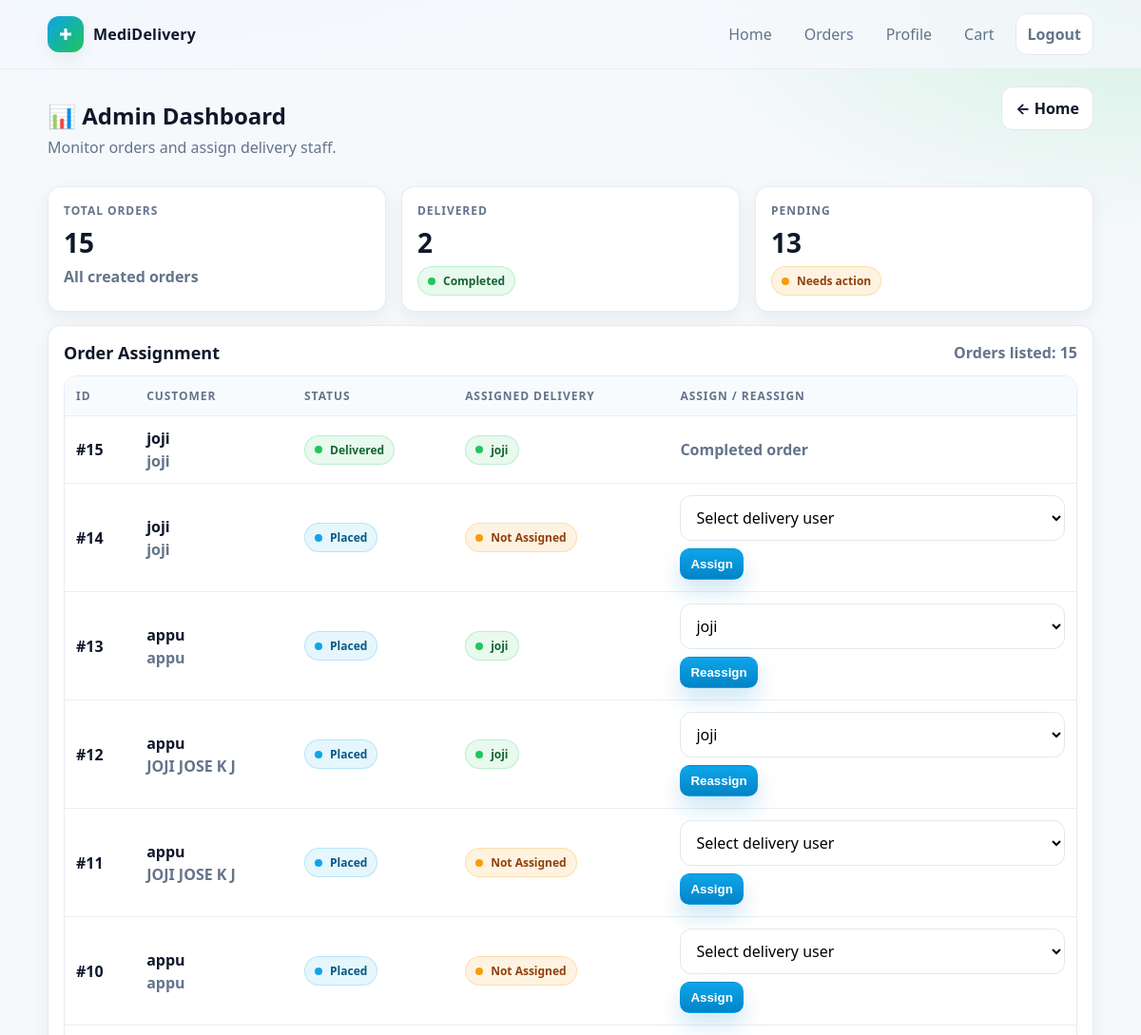
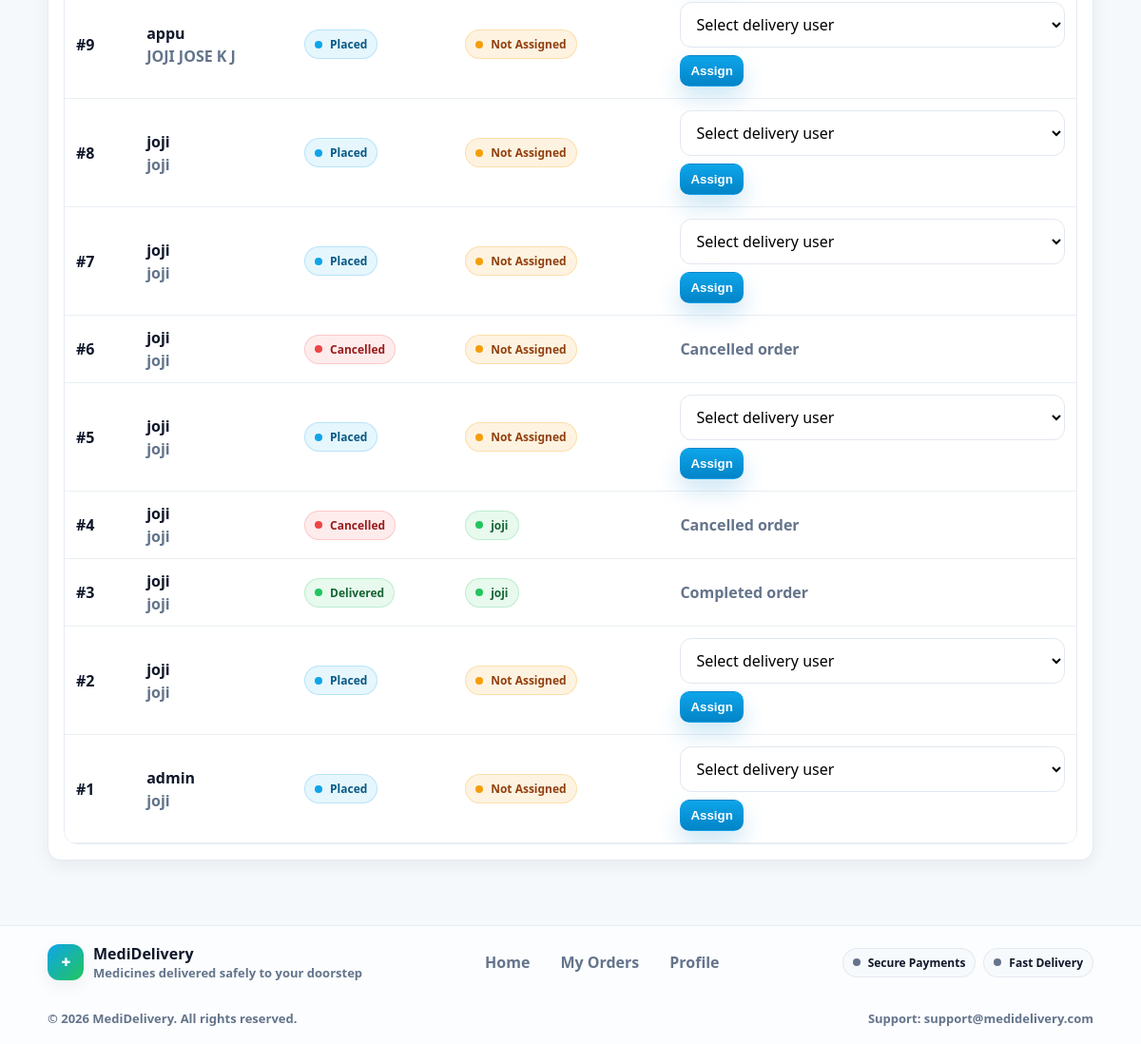
Page /admin-panel/admin-dashboard/ (signed in) on the committed database (2 pictures, top to bottom).
### core/models.py (models this page shows, shortened)
class Order(models.Model):
    STATUS_CHOICES = [
        ("placed", "Placed"),
        ("packed", "Packed"),
        ("shipped", "Shipped"),
        ("delivered", "Delivered"),
        ("cancelled", "Cancelled"),
    ]
    user = models.ForeignKey(User, on_delete=models.CASCADE)
    full_name = models.CharField(max_length=200)
    phone = models.CharField(max_length=20)
    address = models.TextField()
    status = models.CharField(max_length=20, choices=STATUS_CHOICES, default="placed")
    created_at = models.DateTimeField(auto_now_add=True)
    assigned_delivery = models.ForeignKey(
                        User,
                        on_delete=models.SET_NULL,
                        null=True,
                        blank=True,
                        related_name="assigned_orders"
    )
    PAYMENT_CHOICES = [
        ("cod", "Cash on Delivery"),
        ("razorpay", "Razorpay"),
    ]
    payment_method = models.CharField(max_length=20, choices=PAYMENT_CHOICES, default="cod")
    is_paid = models.BooleanField(default=False)
    razorpay_order_id = models.CharField(max_length=100, blank=True, null=True)
    razorpay_payment_id = models.CharField(max_length=100, blank=True, null=True)
    razorpay_signature = models.CharField(max_length=255, blank=True, null=True)

### adminapp/utils.py (the view)
    def wrapper(request, *args, **kwargs):
        if not request.user.is_authenticated:
            return redirect("adminapp:admin_login")
        if request.user.profile.role != "admin":
            return redirect("core:home")
        return view_func(request, *args, **kwargs)

### adminapp/utils.py (called while the page is built)
def admin_required(view_func):
    def wrapper(request, *args, **kwargs):
        if not request.user.is_authenticated:
            return redirect("adminapp:admin_login")
        if request.user.profile.role != "admin":
            return redirect("core:home")
        return view_func(request, *args, **kwargs)
    return wrapper

### adminapp/views.py (called while the page is built)
@admin_required
def admin_dashboard(request):
    orders = Order.objects.all().order_by("-created_at")
    delivery_users = User.objects.filter(profile__role="delivery")
    total = orders.count()
    delivered = orders.filter(status="delivered").count()
    pending = orders.exclude(status="delivered").count()
    return render(request, "admin/admin_dashboard.html", {
        "orders": orders,
        "delivery_users": delivery_users,
        "total": total,
        "delivered": delivered,
        "pending": pending,
    })

### adminapp/templates/admin/admin_dashboard.html (shortened to what this page needs)
{% extends "base.html" %}
{% block content %}
<div style="display:flex; align-items:flex-start; justify-content:space-between; gap:12px; flex-wrap:wrap;">
  <div>
    <h1 class="page-title">📊 Admin Dashboard</h1>
    <p class="page-subtitle">Monitor orders and assign delivery staff.</p>
  </div>
  <a class="btn btn-outline" href="{% url 'core:home' %}">← Home</a>
</div>
<div class="grid grid-3" style="margin-top:14px;">
  <div class="card">
    <div class="card-body">
      <div class="muted" style="font-weight:900; font-size:12px; letter-spacing:.08em; text-transform:uppercase;">
        Total Orders
      </div>
      <div style="font-size:28px; font-weight:900; margin-top:6px;">{{ total }}</div>
      <div class="muted" style="margin-top:6px; font-weight:800;">All created orders</div>
    </div>
  </div>
  <div class="card">
    <div class="card-body">
      <div class="muted" style="font-weight:900; font-size:12px; letter-spacing:.08em; text-transform:uppercase;">
        Delivered
      </div>
      <div style="font-size:28px; font-weight:900; margin-top:6px;">{{ delivered }}</div>
      <div style="margin-top:6px;">
        <span class="badge badge-success"><span class="dot"></span>Completed</span>
      </div>
    </div>
  </div>
  <div class="card">
    <div class="card-body">
      <div class="muted" style="font-weight:900; font-size:12px; letter-spacing:.08em; text-transform:uppercase;">
        Pending
      </div>
      <div style="font-size:28px; font-weight:900; margin-top:6px;">{{ pending }}</div>
      <div style="margin-top:6px;">
        <span class="badge badge-warning"><span class="dot"></span>Needs action</span>
      </div>
    </div>
  </div>
</div>
<div class="card" style="margin-top:14px;">
  <div class="card-body">
    <div style="display:flex; justify-content:space-between; align-items:center; gap:10px; flex-wrap:wrap;">
      <h3 class="card-title" style="margin:0;">Order Assignment</h3>
      <div class="muted" style="font-weight:800;">Orders listed: {{ orders|length }}</div>
    </div>
    {% if orders %}
      <div class="table-wrap" style="margin-top:12px;">
        <table>
          <thead>
            <tr>
              <th>ID</th>
              <th>Customer</th>
              <th>Status</th>
              <th>Assigned Delivery</th>
              <th>Assign / Reassign</th>
            </tr>
          </thead>
          <tbody>
            {% for o in orders %}
            <tr>
              <td style="font-weight:900;">#{{ o.id }}</td>
              <td style="white-space:normal;">
                <div style="font-weight:900;">{{ o.user.username }}</div>
                {% if o.full_name %}
                  <div class="muted" style="font-weight:800; margin-top:2px;">{{ o.full_name }}</div>
                {% endif %}
              </td>
              <td>
                {% if o.status == "placed" %}
                  <span class="badge badge-info"><span class="dot"></span>Placed</span>
                {% elif o.status == "packed" %}
                  <span class="badge badge-warning"><span class="dot"></span>Packed</span>
                {% elif o.status == "shipped" %}
                  <span class="badge badge-info"><span class="dot"></span>Shipped</span>
                {% elif o.status == "delivered" %}
                  <span class="badge badge-success"><span class="dot"></span>Delivered</span>
                {% elif o.status == "cancelled" %}
                  <span class="badge badge-danger"><span class="dot"></span>Cancelled</span>
                {% else %}
                  <span class="badge"><span class="dot"></span>{{ o.status|title }}</span>
                {% endif %}
              </td>
              <td style="white-space:normal;">
                {% if o.assigned_delivery %}
                  <span class="badge badge-success"><span class="dot"></span>{{ o.assigned_delivery.username }}</span>
                {% else %}
                  <span class="badge badge-warning"><span class="dot"></span>Not Assigned</span>
                {% endif %}
              </td>
              <td style="min-width:240px;">
                {% if o.status == "cancelled" or o.status == "delivered" %}
                  <span class="muted" style="font-weight:800;">
                    {% if o.status == "delivered" %}
                      Completed order
                    {% else %}
                      Cancelled order
                    {% endif %}
                  </span>
                {% else %}
                  <form method="post" action="{% url 'adminapp:assign_delivery' o.id %}" style="display:flex; gap:8px; align-items:center; flex-wrap:wrap;">
                    <select name="delivery_id" required class="input" style="min-width:160px;">
                      <option value="">Select delivery user</option>
                      {% for d in delivery_users %}
                        <option value="{{ d.id }}"
                          {% if o.assigned_delivery and o.assigned_delivery.id == d.id %}selected{% endif %}>
                          {{ d.username }}
                        </option>
                      {% endfor %}
                    </select>
                    <button class="btn btn-primary btn-sm" type="submit">
                      {% if o.assigned_delivery %}Reassign{% else %}Assign{% endif %}
                    </button>
                  </form>
                {% endif %}
              </td>
            </tr>
            {% endfor %}
          </tbody>
        </table>
      </div>
    {% endif %}
  </div>
</div>
{% endblock %}

### core/static/core/css/style.css (style rules this page uses)
:root { --bg: #f6f9fc; --card: #ffffff; --text: #0f172a; --muted: #64748b; --primary: #0ea5e9; --primary-600:#0284c7; --success:#22c55e; --warning:#f59e0b; --danger:#ef4444; --border:#e2e8f0; --ring: rgba(14,165,233,.25); --radius: 14px; --shadow: 0 10px 30px rgba(2,6,23,.08); --shadow-sm: 0 6px 18px rgba(2,6,23,.06); --font: ui-sans-serif, system-ui, -apple-system, Segoe UI, Roboto, "Helvetica Neue", Arial; }
* { box-sizing:border-box; }
html,body { height:100%; }
body { margin:0; font-family: var(--font); background: radial-gradient(1200px 500px at 10% -10%, rgba(14,165,233,.20), transparent 60%), radial-gradient(900px 450px at 100% 0%, rgba(34,197,94,.16), transparent 55%), var(--bg); color: var(--text); }
a { color: inherit; text-decoration:none; }
.grid { display:grid; gap:16px; }
.grid-3 { grid-template-columns: repeat(3, minmax(0,1fr)); }
.card { background: var(--card); border: 1px solid rgba(226,232,240,.8); border-radius: var(--radius); box-shadow: var(--shadow-sm); }
.card-body { padding: 16px; }
.card-title { margin:0; font-size: 18px; font-weight: 800; }
.muted { color: var(--muted); }
.btn { display:inline-flex; align-items:center; justify-content:center; gap:8px; padding: 11px 14px; border-radius: 12px; border: 1px solid transparent; font-weight: 700; cursor:pointer; transition: .15s ease; user-select:none; }
.btn-primary { background: linear-gradient(180deg, var(--primary), var(--primary-600)); color: #fff; box-shadow: 0 12px 24px rgba(2,132,199,.20); }
.btn-outline { background:#fff; border-color: var(--border); color: var(--text); }
.btn-sm { padding: 8px 10px; border-radius: 10px; font-weight: 700; }
.input, select, textarea { width:100%; padding: 11px 12px; border-radius: 12px; border: 1px solid var(--border); outline:none; background:#fff; transition:.15s ease; font: inherit; }
.table-wrap { overflow:auto; border-radius: var(--radius); border:1px solid rgba(226,232,240,.85); }
table { width:100%; border-collapse: collapse; background:#fff; }
th, td { padding: 12px 12px; border-bottom: 1px solid rgba(226,232,240,.7); text-align:left; white-space: nowrap; }
th { font-size: 12px; text-transform: uppercase; letter-spacing: .08em; color: var(--muted); background: rgba(246,249,252,.7); }
.badge { display:inline-flex; align-items:center; gap:8px; padding: 6px 10px; border-radius: 999px; font-weight: 800; font-size: 12px; border: 1px solid rgba(226,232,240,.9); background: rgba(246,249,252,.8); }
.badge .dot { width:8px; height:8px; border-radius:999px; background: var(--muted); }
.badge-success { color:#166534; background: rgba(34,197,94,.10); border-color: rgba(34,197,94,.22); }
.badge-success .dot { background: var(--success); }
.badge-warning { color:#92400e; background: rgba(245,158,11,.12); border-color: rgba(245,158,11,.25); }
.badge-warning .dot { background: var(--warning); }
.badge-danger { color:#991b1b; background: rgba(239,68,68,.10); border-color: rgba(239,68,68,.22); }
.badge-danger .dot { background: var(--danger); }
.badge-info { color:#075985; background: rgba(14,165,233,.10); border-color: rgba(14,165,233,.22); }
.badge-info .dot { background: var(--primary); }
.page-title { font-size: 24px; margin: 14px 0 6px; font-weight: 900; }
.page-subtitle { margin: 0 0 16px; color: var(--muted); }
body { min-height: 100vh; display: flex; flex-direction: column; }
.grid, .grid-2, .grid-3 { min-width: 0; }
.card, .card-body { min-width: 0; }
.table-wrap { width: 100%; overflow-x: auto; -webkit-overflow-scrolling: touch; }
.table-wrap table { min-width: 680px; }
table { min-width: 600px; }
.btn { white-space: nowrap; text-align: center; max-width: 100%; }
.input, select, textarea { max-width: 100%; }
.page-title, .page-subtitle, .muted, .card-title { word-break: break-word; }

### rows in the picture
Order: id "15", user.username "joji", full_name "joji", status "delivered" (drawn), assigned_delivery.username "joji"
Order: id "14", user.username "joji", full_name "joji", status "placed" (drawn), shows "Not Assigned"
Order: id "13", user.username "appu", full_name "appu", status "placed" (drawn), assigned_delivery.username "joji", delivery_id "joji", shows "Reassign"
Order: id "12", user.username "appu", full_name "JOJI JOSE K J", status "placed" (drawn), assigned_delivery.username "joji", delivery_id "joji", shows "Reassign"
Order: id "11", user.username "appu", full_name "JOJI JOSE K J", status "placed" (drawn), shows "Not Assigned"
Order: id "10", user.username "appu", full_name "appu", status "placed" (drawn), shows "Not Assigned"
Order: id "9", user.username "appu", full_name "JOJI JOSE K J", status "placed" (drawn), shows "Not Assigned"
Order: id "8", user.username "joji", full_name "joji", status "placed" (drawn), shows "Not Assigned"
Order: id "7", user.username "joji", full_name "joji", status "placed" (drawn), shows "Not Assigned"
Order: id "6", user.username "joji", full_name "joji", status "cancelled" (drawn), shows "Not Assigned"
Order: id "5", user.username "joji", full_name "joji", status "placed" (drawn), shows "Not Assigned"
Order: id "4", user.username "joji", full_name "joji", status "cancelled" (drawn), assigned_delivery.username "joji"
Order: id "3", user.username "joji", full_name "joji", status "delivered" (drawn), assigned_delivery.username "joji"
Order: id "2", user.username "joji", full_name "joji", status "placed" (drawn), shows "Not Assigned"
Order: id "1", user.username "admin", full_name "joji", status "placed" (drawn), shows "Not Assigned"

### other values in the picture
{{ total }} "15"
{{ delivered }} "2"
{{ pending }} "13"
{{ orders|length }} "15"
